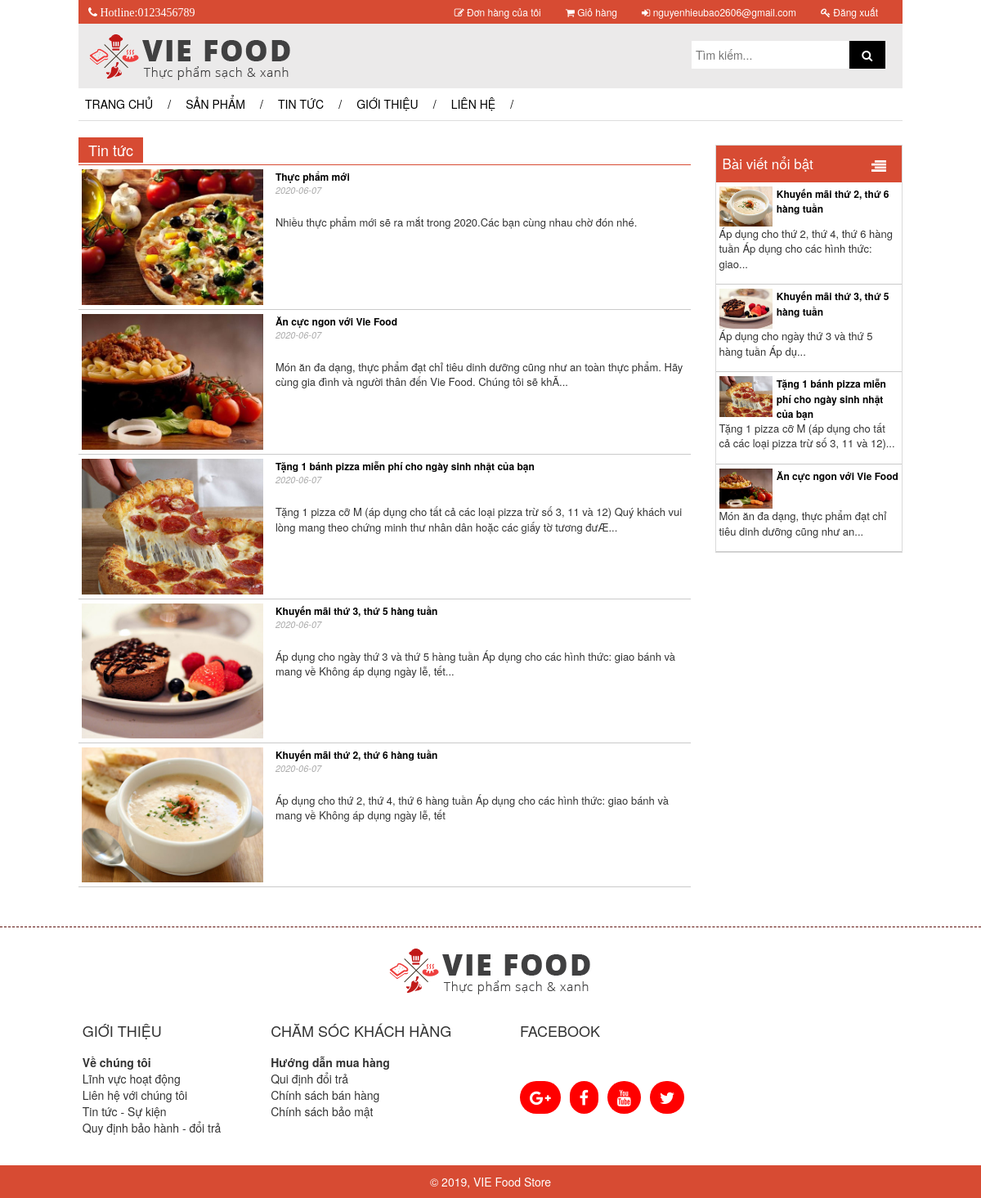
The page /tintuc.php (signed in) on the database its author committed.
### tables this page shows
CREATE TABLE `tintuc` (
  `matt` int(255) NOT NULL,
  `tieude` varchar(255) NOT NULL,
  `noidung` text NOT NULL,
  `thoigiandang` date NOT NULL,
  `hinhanh` varchar(255) NOT NULL,
  `manv` int(11) NOT NULL,
  `tinhtrang` int(11) NOT NULL
);

### tintuc.php (the view, shortened to what this page needs)
<?php
	if(isset($_SESSION['user']['uid']))
	{
		include("includes/header_user.php");
	}
	else
	{
		include("includes/header.php");
	}
	include("includes/connect_db.php");
?>
	<div id="contain" style="margin-top: 2%;">
		<div class="row">
			<div class="col-md-9">
				<div style="background-color:#d74b33;float: left;color: white;">
					<h1 style="font-size: 18px; font-weight: normal; padding: 0 12px; text-align: left; margin: 0!important;line-height: 31px">
					    Tin tức
				    </h1>
				</div>
				<div style="border-bottom:solid 1px #d74b33;clear: both;padding-top: 0.2%;"></div>
				<?php
			    	function truncateString2($str, $maxChars = 223, $holder = "...")
					{
					    if (strlen($str) > $maxChars) {
					        return trim(substr($str, 0, $maxChars)) . $holder;
					    } else {
					        return $str;
					    }
					}
				?>
			    <?php
					$query="SELECT * FROM `tintuc` where tinhtrang=1 order by matt desc";
					$result=mysqli_query($dbc,$query);check_errors($result,$query);
					while(list($matt,$tieude,$noidung,$thoigiandang,$hinhanh)=mysqli_fetch_array($result,MYSQLI_NUM))
				    {?>
					    <div class="ctn_ports_1" style="float: left;">
					     	<div tyle="width: 100%;">
					    		<div class="ctn_ports_1_img">
							    	<a href="chitiettintuc.php?matt=<?php echo $matt ?>">
							    		<img src=<?php echo $hinhanh ?>>
							    	</a>
					    		</div>
					    	</div>
					    	<div style="width: 100%;">
					    		<div class="ctn_ports_1_ctn">
							    	<a href="chitiettintuc.php?matt=<?php echo $matt ?>">
							    		<?php echo $tieude ?>
							    	</a>
								</div>
					    	</div>
					    	<div style="font-style: italic;margin-bottom: 10px;color: #aaaaaa;font-size: 11px;margin-left: 32%;">
					    		<p>
						    		<?php echo $thoigiandang ?>
								</p>
					    	</div>
					    	<div style="font-size: 13px;margin-left: 32%;margin-top: 3%;">
					    		<p>
						    		<?php echo truncateString2($noidung) ?>
								</p>
					    	</div>
					    </div>
					<?PHP }
				?>
			</div>
			<div class="col-md-3">
				<?php  include("includes/product_posts.php");?>
			</div>
		</div>
	</div>
	<?php  include("includes/footer.php");?>

### includes/product_posts.php
<div class="ctn_ports">
	<div class="ctn_ports_ttl">
		<span>
			Bài viết nổi bật
		</span>
		<span style="float: right;margin-right: 5%;">
		    <img src="IMAGES/icon_vmega.png">
		</span>
	</div>
	<?php
    	function truncateString($str, $maxChars = 123, $holder = "...")
		{
		    if (strlen($str) > $maxChars) {
		        return trim(substr($str, 0, $maxChars)) . $holder;
		    } else {
		        return $str;
		    }
		}
	?>
    <?php
		$query="SELECT * FROM `tintuc` where tinhtrang=1 LIMIT 4";
		$result=mysqli_query($dbc,$query);check_errors($result,$query);
		while(list($matt,$tieude,$noidung,$thoigiandang,$hinhanh)=mysqli_fetch_array($result,MYSQLI_NUM))
	    {?>
		    <div class="ctn_ports_1">
		     	<div tyle="width: 100%;">
		    		<div class="ctn_ports_1_img">
				    	<a href="chitiettintuc.php?matt=<?php echo $matt ?>">
				    		<img src=<?php echo $hinhanh ?>>
				    	</a>
		    		</div>
		    	</div>
		    	<div style="width: 100%;">
		    		<div class="ctn_ports_1_ctn">
				    	<a href="chitiettintuc.php?matt=<?php echo $matt ?>">
				    		<?php echo $tieude ?>
				    	</a>
					</div>
		    	</div>
		    	<div class="ctn_ports_1_ps">
		    		<p>
			    		<?php echo truncateString($noidung) ?>
					</p>
		    	</div>
		    </div>
		<?PHP }
	?>
</div>

### CSS/mycss.css (style rules this page uses)
body { margin: 0; padding: 0; }
.ctn_ports { width: 100%; border: 1px solid #d9d9d9; margin-top: 4%; margin-bottom: 2%; }
.ctn_ports_ttl { width: 100%; background-color: #d74b33; color: white; padding:10px 8px; font-size: 17px; }
.ctn_ports_1 { width: 100%; padding:5px 4px; border-bottom: 1px solid #cacaca; }
.ctn_ports_1_img { width: 30%; float: left; }
.ctn_ports_1_img img { max-width: 100%; }
.ctn_ports_1 .ctn_ports_1_ctn { text-align: left; padding-left: 32%; font-size: 12px; }
.ctn_ports_1 .ctn_ports_1_ctn a { text-decoration: none; color: black; font-weight: bold; white-space: normal }
.ctn_ports_1_ps { font-size: 13px; clear: both; }
a { white-space: nowrap; }

### rows shown on the page
tintuc: hinhanh (picture), tieude "Thực phẩm mới", thoigiandang "2020-06-07", noidung "Nhiều thực phẩm mới sẽ ra mắt trong 2020.Các bạn cùng nhau chờ đón nhé."
tintuc: hinhanh (picture), tieude "Ăn cực ngon với Vie Food", thoigiandang "2020-06-07", noidung "Món ăn đa dạng, thực phẩm đạt chỉ tiêu dinh dưỡng cũng như an toàn thực phẩm. Hãy cùng gia đình và người thân đến Vie Food. Chúng tôi sẽ khÃ...", noidung "Món ăn đa dạng, thực phẩm đạt chỉ tiêu dinh dưỡng cũng như an..."
tintuc: hinhanh (picture), tieude "Tặng 1 bánh pizza miễn phí cho ngày sinh nhật của bạn", thoigiandang "2020-06-07", noidung "Tặng 1 pizza cỡ M (áp dụng cho tất cả các loại pizza trừ số 3, 11 và 12) Quý khách vui lòng mang theo chứng minh thư nhân dân hoặc các giấy tờ tương đưÆ...", noidung "Tặng 1 pizza cỡ M (áp dụng cho tất cả các loại pizza trừ số 3, 11 và 12)..."
tintuc: hinhanh (picture), tieude "Khuyến mãi thứ 3, thứ 5 hàng tuần", thoigiandang "2020-06-07", noidung "Áp dụng cho ngày thứ 3 và thứ 5 hàng tuần Áp dụng cho các hình thức: giao bánh và mang về Không áp dụng ngày lễ, tết...", noidung "Áp dụng cho ngày thứ 3 và thứ 5 hàng tuần Áp dụ..."
tintuc: hinhanh (picture), tieude "Khuyến mãi thứ 2, thứ 6 hàng tuần", thoigiandang "2020-06-07", noidung "Áp dụng cho thứ 2, thứ 4, thứ 6 hàng tuần Áp dụng cho các hình thức: giao bánh và mang về Không áp dụng ngày lễ, tết", noidung "Áp dụng cho thứ 2, thứ 4, thứ 6 hàng tuần Áp dụng cho các hình thức: giao..."

### other values the page prints
$_SESSION['user']['email'] "nguyenhieubao2606@gmail.com"
